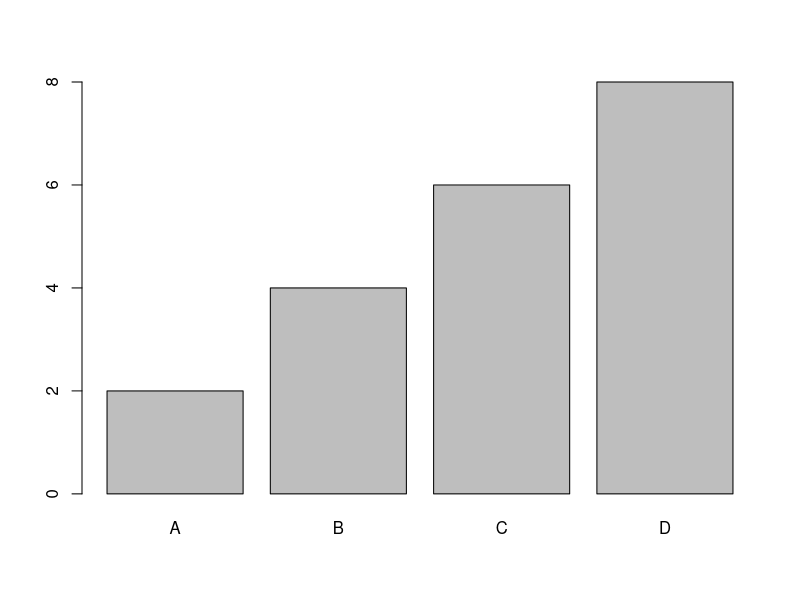
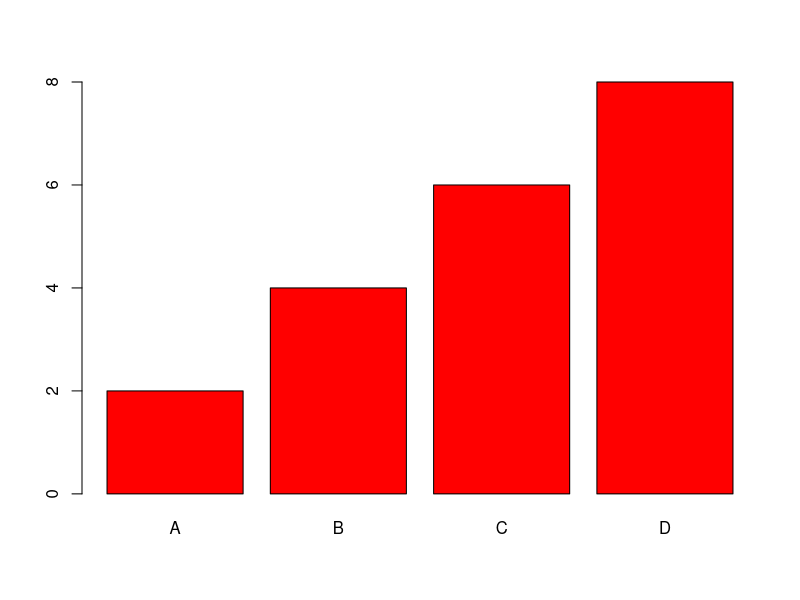
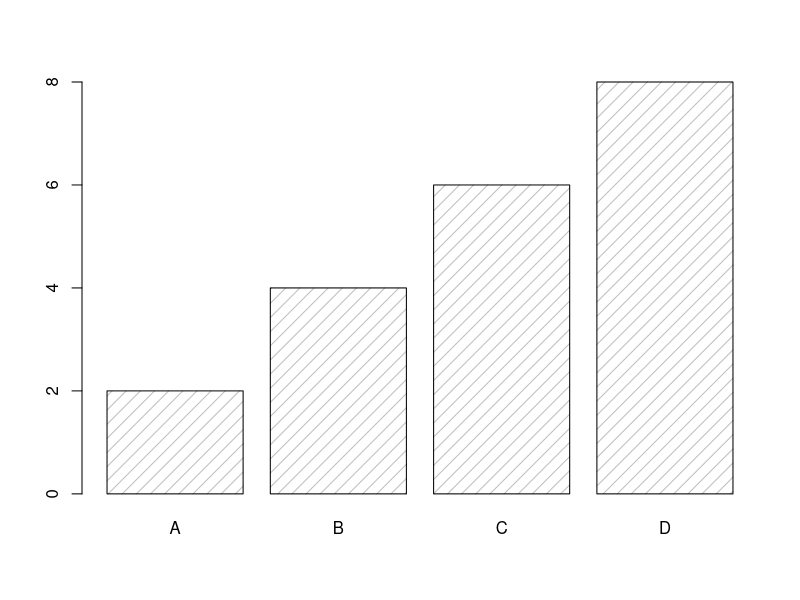
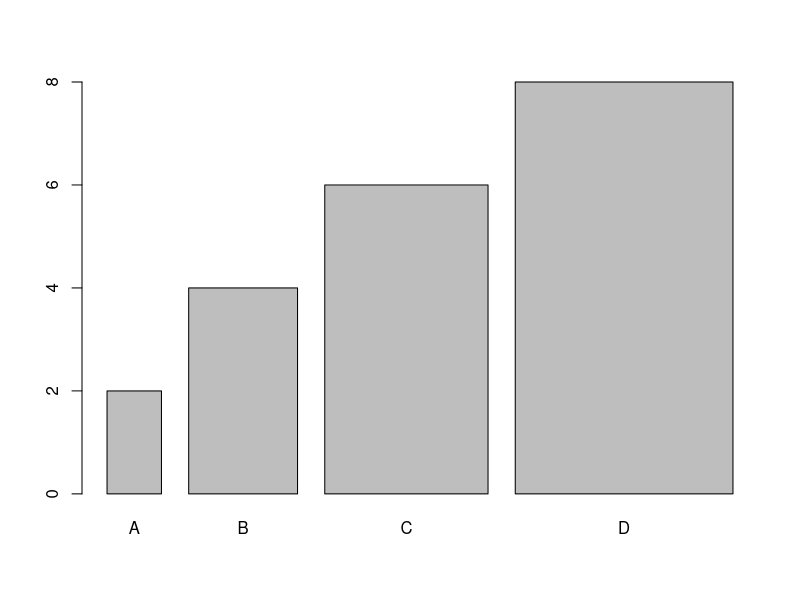
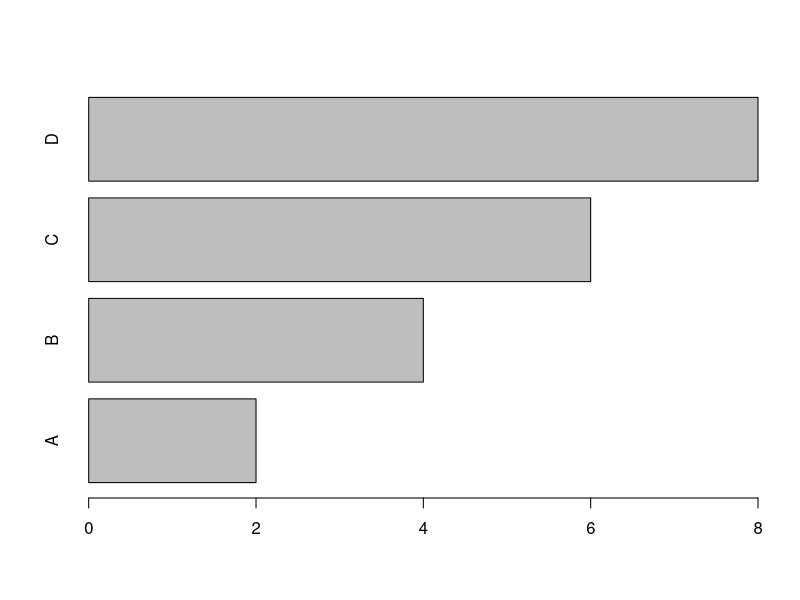

Here is the R script that generated these plots, in order:
# 1- Bar Charts
png(file = "out1.png")

# x-axis values
x <- c("A", "B", "C", "D")

# y-axis values
y <- c(2, 4, 6, 8)

barplot(y, names.arg = x)


# 2- Bar Color
png(file = "out2.png")

x <- c("A", "B", "C", "D")
y <- c(2, 4, 6, 8)

barplot(y, names.arg = x, col = "red")


# 3- Density / Bar Texture
png(file = "out3.png")

x <- c("A", "B", "C", "D")
y <- c(2, 4, 6, 8)

barplot(y, names.arg = x, density = 10)


# 4- Bar Width
png(file = "out4.png")

x <- c("A", "B", "C", "D")
y <- c(2, 4, 6, 8)

barplot(y, names.arg = x, width = c(1,2,3,4))


# 5- Horizontal Bar Chart
png(file = "out5.png")

x <- c("A", "B", "C", "D")
y <- c(2, 4, 6, 8)

barplot(y, names.arg = x, horiz = TRUE)